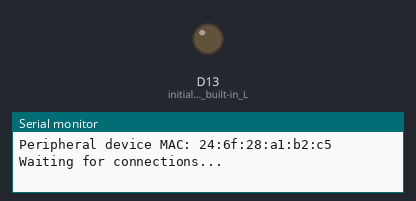
A sketch run on a simulated Arduino Nano 33 IoT. Shown: output pins drawn as LEDs (lit = HIGH), the last lines printed to the serial monitor. Nothing arrives over Bluetooth unless stated; a phone connects over Bluetooth LE 3 s after start.

Above: at 0.1 s.
At 3.1 s:
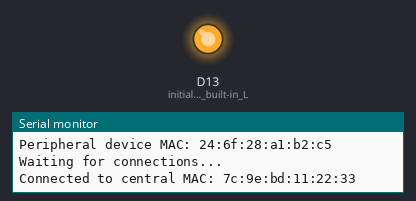
Timing chart, 0 to 4.6 s (numbered marks = the images above):
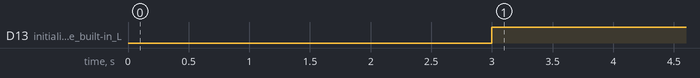

The sketch:

BLE_Peripheral.ino
```cpp
#include <ArduinoBLE.h>

#define peripheralName    "HaemoLuminate"


bool presence = false;
byte sizeVessel = 0.0;
bool newPresence;
byte newSizeVessel;

BLEService bloodVesselDetectionService("180C");  // User defined service

BLEBooleanCharacteristic presenceCharacteristic("2A56", BLERead | BLENotify); // standard 16-bit characteristic UUIDm clients will only be able to read an be notified of an update this

void setup() {
  Serial.begin(9600);    // initialize serial communication
  while (!Serial);

  pinMode(LED_BUILTIN, OUTPUT); // initialize the built-in LED pin

  if (!BLE.begin()) {   // initialize BLE
    Serial.println("starting BLE failed!");
    while (1);
  }

  BLE.setLocalName(peripheralName);  // Set name for connection

  BLE.setAdvertisedService(bloodVesselDetectionService); // Advertise service

  bloodVesselDetectionService.addCharacteristic(presenceCharacteristic); // Add 1st characteristic to service
  BLE.addService(bloodVesselDetectionService); // Add service

  presenceCharacteristic.setValue(presence); // Set presence bool

  BLE.advertise();  // Start advertising
  Serial.print("Peripheral device MAC: ");
  Serial.println(BLE.address());
  Serial.println("Waiting for connections...");

  //BLE.advertise();
  // To do: SPI setup-here
}


void loop() {
  BLEDevice central = BLE.central();  // Wait for a BLE central to connect
  // if a central is connected to the peripheral:
  if (central) {
    Serial.print("Connected to central MAC: ");

    // print the central's BlueTooth address:
    Serial.println(central.address());

    // turn on the LED to indicate the connection:
    digitalWrite(LED_BUILTIN, HIGH);

     // To do: add sensor firmware/ data extraction / blood vessel detection
     // Update boolean newPresence and double newSizeVessel

    while (central.connected()){
      /*
      if ((newPresence!=presence) || (newSizeVessel!= sizeVessel))
      {
        presenceCharacteristic.setValue(newPresence); // Set presence bool
        sizeCharacteristic.setValue(newSizeVessel); // Set vessel size double
      }
      */

    }

    // when the central disconnects, turn off the LED:
    digitalWrite(LED_BUILTIN, LOW);
    Serial.print("Disconnected from central MAC: ");
    Serial.println(central.address());
  }

}

/*
 *
 */
```

Measured:
- by itself, D13 (initialize_the_built-in_L): LOW → HIGH at 3.0 s
